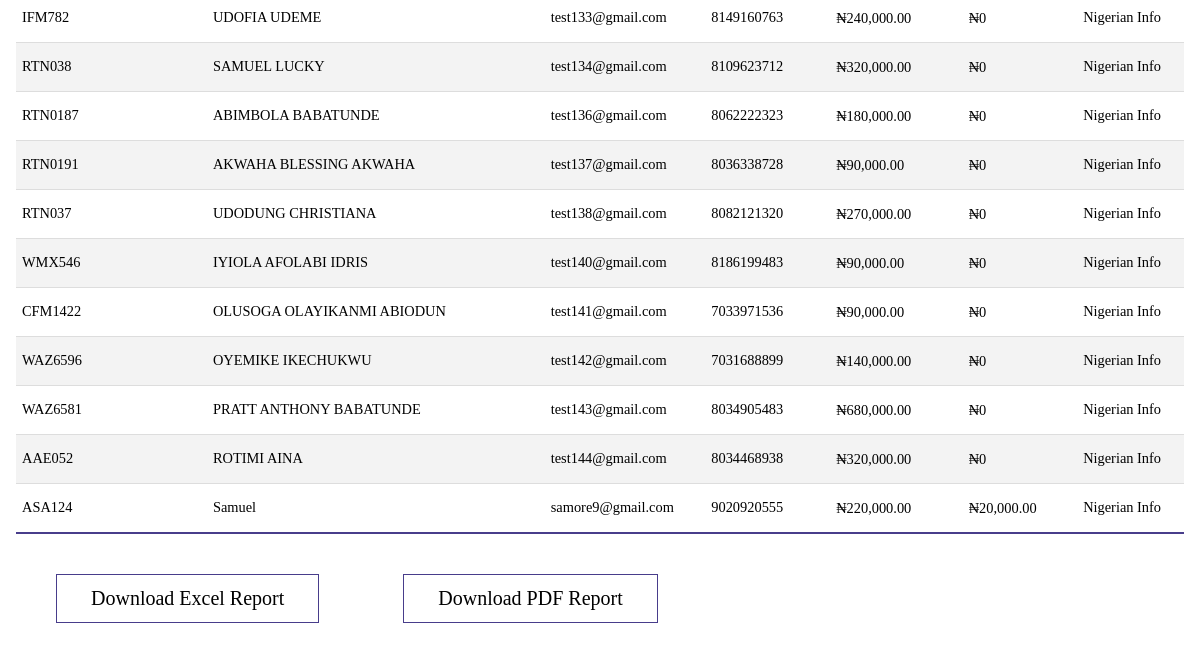
Page /persons (signed in, lower part) on the earlier database version.
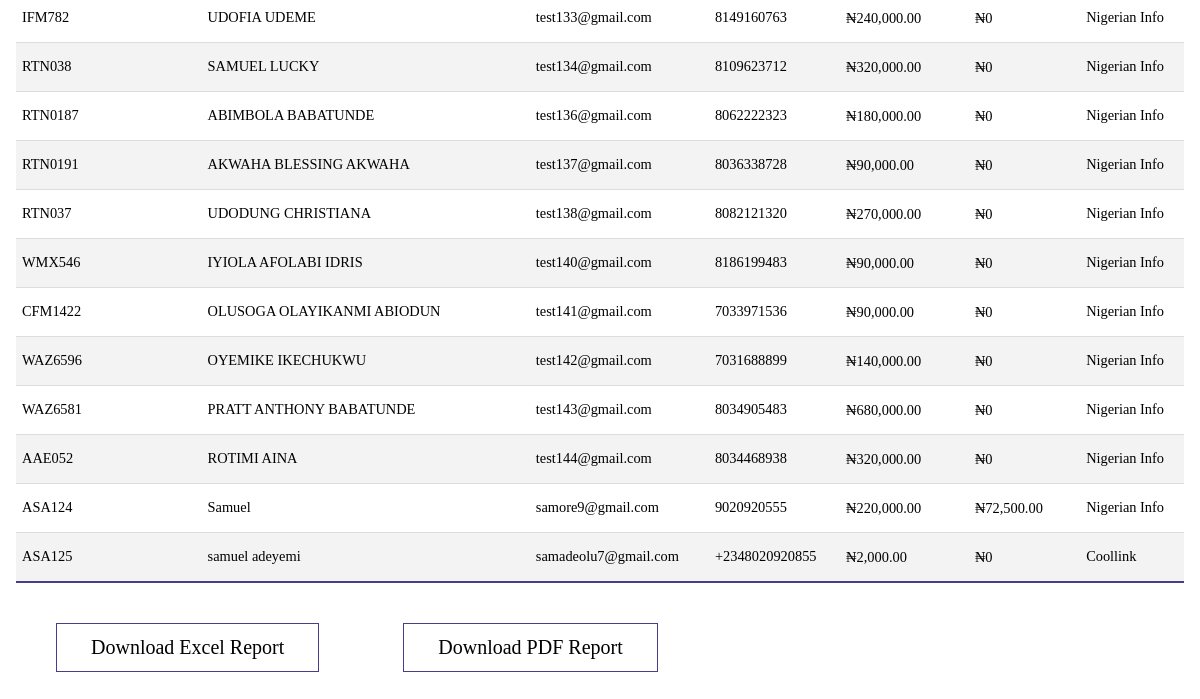
Same page on the later database version.
### models.py (models this page shows, shortened)
class Person(db.Model, UserMixin):
    __tablename__ = "persons"
    id = db.Column(db.Integer, primary_key=True)
    name = db.Column(db.String(100), nullable=False)
    role_id = db.Column(db.Integer, db.ForeignKey("roles.id"))
    email = db.Column(db.String, nullable=True, unique=True)
    password = db.Column(db.String(255), nullable=False)
    company_id = db.Column(db.Integer, db.ForeignKey("companies.id"))
    employee_id = db.Column(db.String, nullable=False, unique=True)
    phone_no = db.Column(db.String, unique=True)
    balance_bfd = db.Column(db.Float, default=0.0)
    total_balance = db.Column(db.Float, default=0.0)
    loan_balance = db.Column(db.Float, default=0.0)
    loan_balance_bfd = db.Column(db.Float, default=0.0)
    loans = db.relationship("Loan", backref="person")
    payments_made = db.relationship("SavingPayment", backref="payer", lazy=True)
    loan_payments_made = db.relationship("LoanPayment", backref="payer", lazy=True)

class Company(db.Model):
    __tablename__ = "companies"
    id = db.Column(db.Integer, primary_key=True)
    name = db.Column(db.String(100), nullable=False, unique=True)
    balance_bfd = db.Column(db.Float, default=0.0)
    amount_accumulated = db.Column(db.Float, default=0.0)
    payments_made = db.relationship("BankPayment", backref="company_payer", lazy=True)
    employees = db.relationship("Person", backref="company", lazy=True)

### app.py (the view)
@app.route("/persons", methods=["GET"])
@login_required
@role_required(["Admin", "Secretary", "Sub-Admin"])
def get_persons():
    persons = query.get_persons()
    total_loan = sum(person.loan_balance for person in persons)
    total_savings = sum(person.total_balance for person in persons)
    return render_template(
        "query/person.html",
        persons=persons,
        total_loan=total_loan,
        total_savings=total_savings,
    )

### app.py (called while the page is built)
@login_manager.user_loader
def load_user(person_id):
    return Person.query.get(person_id)

def role_required(roles_required):
    def decorator(view_func):
        @wraps(view_func)
        def wrapper(*args, **kwargs):
            if not current_user.is_authenticated:
                flash("You must be logged in to access this page.", "error")
                return redirect(url_for("login"))
            user_role = current_user.role
            if user_role.name not in roles_required:
                flash("You don't have the required role to access this page.", "error")
                return redirect(
                    url_for("dashboard")
                )  # Change this to your desired redirect
            return view_func(*args, **kwargs)
        return wrapper
    return decorator

@app.before_request
def before_request():
    g.user = current_user

@app.template_filter("currency")
@login_required
def currency(value):
    modified_value = format_currency(value)  # Modify the value as needed
    return modified_value

### queries.py (called while the page is built)
    def get_persons(self):
        person = Person.query.all()
        return person

### templates/query/person.html (shortened to what this page needs)
{%extends 'base.html' %}
{%block content%}
<body id="person">
    <table class="tab-content">
        <tbody>
            {%for person in persons%}
            <tr>
                <td>{{ person.employee_id }}</td>
                <td>{{ person.is_admin }}</td>
                <td>{{ person.name }}</td>
                <td>{{ person.email }}</td>
                <td>{{ person.phone_no }}</td>
                <td><a href="{{url_for('savings_account',person_id=person.id)}}">{{ person.total_balance | currency}}</a></td>
                <td><a href="{{url_for('loan_account',person_id=person.id)}}">{{ person.loan_balance | currency}}</a></td>
                <td>{{ person.company.name }}</td>
            </tr>
            {%endfor%}
        </tbody>
    </table>
    <button id="downloadExcelButton">Download Excel Report</button>
    <button id="downloadPdfButton">Download PDF Report</button>
</body>
{%endblock%}

Differences in the rows shown:
changed Person "ASA124": loan_balance "₦20,000.00" → "₦72,500.00"
added Person: employee_id "ASA125", name "samuel adeyemi", email "samadeolu7@gmail.com", phone_no "+2348020920855", total_balance "₦2,000.00", loan_balance "₦0", company.name "Coollink"
